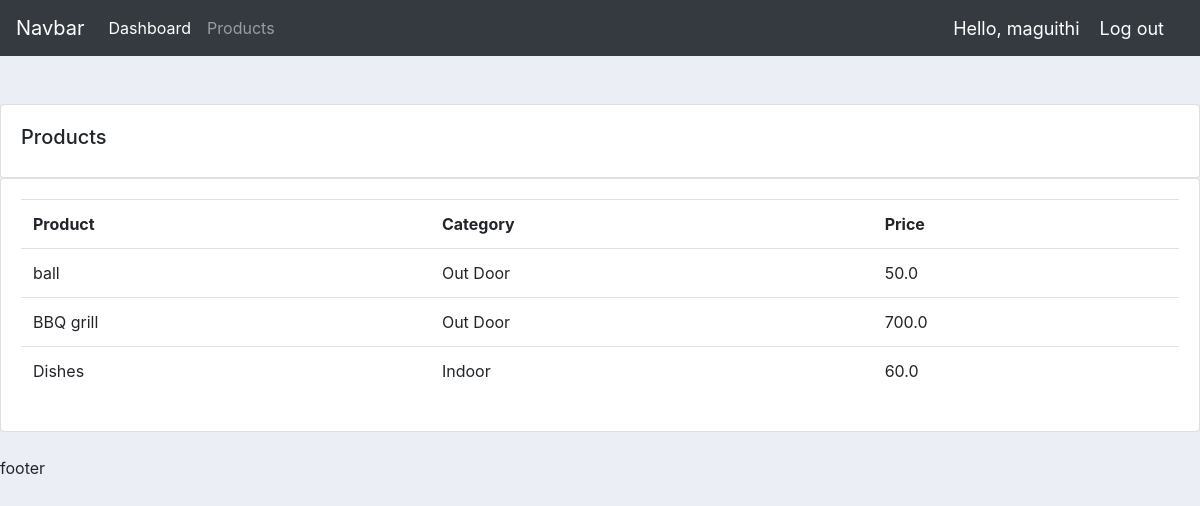
Screenshot of /products/ (signed in) with the database file from the repository.
### accounts/models.py (models this page shows, shortened)
class Product(models.Model):
    CATEGORY = (
        ('Indoor', 'Indoor'),
        ('Out Door', 'Out Door'),
    )
    tag = models.ManyToManyField(Tag)
    name = models.CharField(max_length=500, null=True)
    price = models.FloatField(null=True)
    category = models.CharField(max_length=500, null=True, choices=CATEGORY)
    description = models.CharField(max_length=500, null=True, blank=True)
    date_created = models.DateTimeField(auto_now_add=True, null=True)

### accounts/decorators.py (the view)
        def wrapper_func(request, *args, **kwargs):  # checks the allowed roles and enforces them
            group = None
            if request.user.groups.exists():
                group = request.user.groups.all()[0].name
            if group in allowed_roles:
                return view_func(request, *args, **kwargs)
            else:
                return HttpResponse('You are not authorised to view this page')

### accounts/views.py (called while the page is built)
@login_required(login_url='login')
@allowed_users(allowed_roles=['admin'])  # decorator ensures only an admin can log in into this page
def products(request):
    products = Product.objects.all()
    context_dict = {
        'products': products,
    }
    return render(request, 'accounts/products.html', context=context_dict)

### templates/accounts/products.html
{% extends 'accounts/main.html' %}
{% block content %}
 <br>
 <div class="row">
   <div class="col-md">
     <div class="card card-body">
       <h5>Products</h5>
     </div>
     <div class="card card-body">
      <table class="table">
       <tr>
         <th>Product</th>
         <th>Category</th>
         <th>Price</th>
       </tr>
          {% for product in products %}
          <tr>
              <td>{{product.name}}</td>
              <td>{{product.category}}</td>
              <td>{{product.price}}</td>
          </tr>
          {% endfor %}
      </table>
     </div>
   </div>
 </div>
{% endblock %}

### templates/accounts/navbar.html (shortened to what this page needs)
<nav class="navbar navbar-expand-lg navbar-dark bg-dark">
  <a class="navbar-brand" href="#">Navbar</a>
  <div class="collapse navbar-collapse" id="navbarNavDropdown">
    <ul class="navbar-nav">
      {% if request.user.is_staff %}
      <li class="nav-item active">
        <a class="nav-link" href="{% url 'home' %}">Dashboard </a>
      </li>
      <li class="nav-item">
        <a class="nav-link" href="{% url 'products' %}">Products</a>
      </li>
      {% else %}
      <li class="nav-item">
        <a class="nav-link" href="{% url 'account' %}">Settings</a>
      </li>
      {% endif %}
    </ul>
  </div>
  <span class="nav_user">Hello, {{request.user}} </span>
  <span ><a class="nav_user" href="{% url 'logout' %}">Log out</a> </span>
</nav>

### static/css/main.css (style rules this page uses)
body { background-color: #ebeff5; }

### templates/accounts/navbar.html (style rules this page uses)
.nav_user { font-size: 18px; color: #fff; margin-right: 20px; }

### rows the page displays
Product: name "ball", category "Out Door", price "50.0"
Product: name "BBQ grill", category "Out Door", price "700.0"
Product: name "Dishes", category "Indoor", price "60.0"

### other values shown
{{ request.user }} "maguithi"
